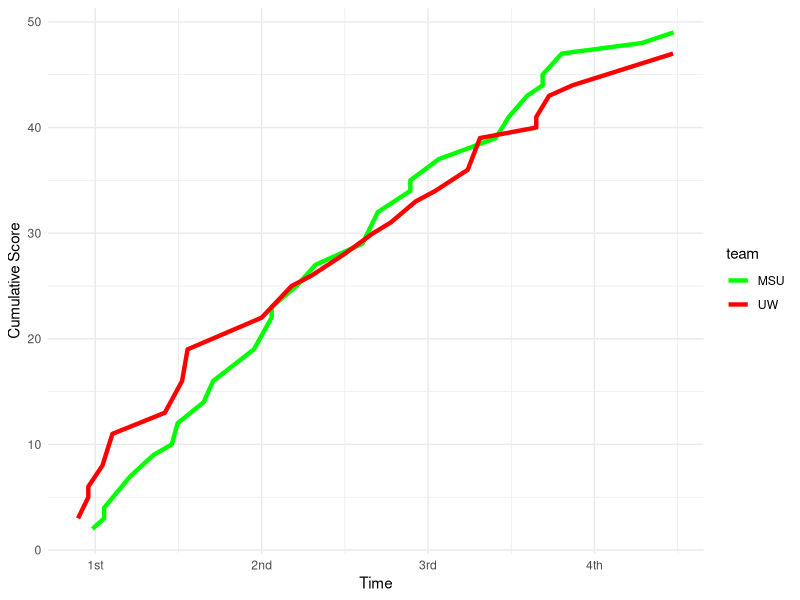

This chart was generated by the following R code: (Note: this script raises an error after producing the figure.)
library(ggplot2)


# Question 1

# Read in data
Game <- read.table("UWvMSU_1-22-13.txt", header = TRUE, sep = "\t")

# Create column for cumulative score 
Game$CumulativeScore <- ave(Game$score, Game$team, FUN = cumsum)

# Create a line graph
ggplot(Game, aes(x = time, y = CumulativeScore, color = team))+
  geom_line(linewidth = 1.5) +
  labs(x = "Time", y = "Cumulative Score")+
  theme_minimal() +
  scale_x_continuous(breaks = c(5, 15, 25, 35), labels = c("1st", "2nd", "3rd", "4th"))+
  scale_color_manual(values = c("green", "red"))


# Question 2

# Create guess my number game function
GuessMyNumber <- function() {
  
  # Create random number between 1 and 100
  Number <- sample(1:100, 1)
  
  # Game starting prompt
  cat("I'm thinking of a number 1-100...")
  
  # For loop for 10 guesses
  for (i in 1:10) {
    
    # Store user input as a guess
    UserGuess <- as.integer(readline("Guess: "))
    
    # If else function to test user guess
    if (UserGuess == Number) {
      cat("Correct!")
      break
    }else if (UserGuess < Number){
      cat("Higher")
    }else{
      cat("Lower")
    }
  }
  
  # Stop game after 10 guesses
  if (i == 10) {
    cat(", no more guesses")
  }
}

# Run the game
GuessMyNumber()

